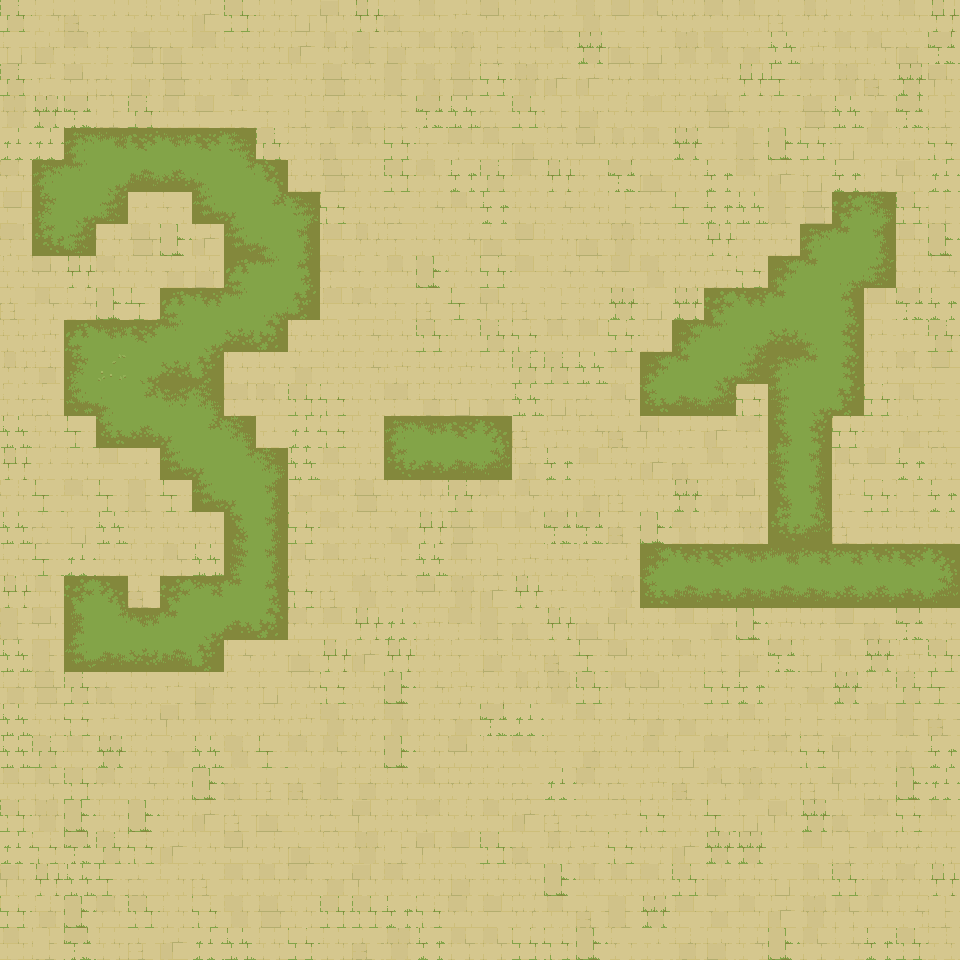

Tiled map render using the project's own tile images. Description and the map definition, with tile-layer contents summarised, below:
An orthogonal 30x30 tile map with 32x32 px tiles, 4 tile layers (ground, water, walls-1-2-3-4, walls-5-6-7-8), 18 tilesets and 810 objects (810x water).

<map version="1.10" tiledversion="1.10.1" orientation="orthogonal" renderorder="right-down" width="30" height="30" tilewidth="32" tileheight="32" infinite="0" nextlayerid="17" nextobjectid="862">
 <properties>
  <property name="AutomappingRadius" type="int" value="4" />
 </properties>
 <tileset firstgid="1" source="Terrain - Ancient Ruins.tsx" />
 <tileset firstgid="2210" source="Ancient Ruins-Tileset - wall 1.tsx" />
 <tileset firstgid="2450" source="Ancient Ruins-Tileset - wall 3.tsx" />
 <tileset firstgid="2690" source="Ancient Ruins-Tileset - wall 4.tsx" />
 <tileset firstgid="2930" source="Ancient Ruins-Tileset - wall 5.tsx" />
 <tileset firstgid="3170" source="Ancient Ruins-Tileset - wall 6.tsx" />
 <tileset firstgid="3410" source="Ancient Ruins-Tileset - wall 7.tsx" />
 <tileset firstgid="3650" source="Ancient Ruins-Tileset - wall 8.tsx" />
 <tileset firstgid="3890" source="Ancient Ruins-Animated Terrains-16 frames.tsx" />
 <tileset firstgid="6230" source="Ancient Ruins-Animated Terrains-16 frames-with transparency.tsx" />
 <tileset firstgid="8570" source="Ancient Ruins-Animated Terrains-8 frames.tsx" />
 <tileset firstgid="9527" source="Ancient Ruins-Animated Terrains-8 frames-with transparency.tsx" />
 <tileset firstgid="10484" source="Ancient Ruins-Animated Terrains2-16 frames.tsx" />
 <tileset firstgid="12824" source="Ancient Ruins-Animated Terrains2-8 frames.tsx" />
 <tileset firstgid="13781" source="Ancient Ruins-Animated Terrains2-8 frames-with transparency.tsx" />
 <tileset firstgid="14738" source="Ancient Ruins-Animated Terrains2-16 frames-with transparency.tsx" />
 <tileset firstgid="17078" source="Ancient Ruins-Tileset-Terrain2.tsx" />
 <tileset firstgid="21108" source="Ancient Ruins-Tileset - wall 2.tsx" />
 <layer id="13" name="ground" width="30" height="30">
  <data>[900 cells, 900 non-empty, 98 distinct tile ids]</data>
 </layer>
 <layer id="15" name="water" width="30" height="30">
  <data>[900 cells, 0 non-empty, 0 distinct tile ids]</data>
 </layer>
 <layer id="1" name="walls-1-2-3-4" width="30" height="30">
  <data>[900 cells, 0 non-empty, 0 distinct tile ids]</data>
 </layer>
 <layer id="6" name="walls-5-6-7-8" width="30" height="30">
  <data>[900 cells, 0 non-empty, 0 distinct tile ids]</data>
 </layer>
 <objectgroup id="16" name="objects">
  <object id="52" name="water" x="0" y="0" width="32" height="32" />
  <object id="53" name="water" x="32" y="0" width="32" height="32" />
  <object id="54" name="water" x="0" y="32" width="32" height="32" />
  <object id="55" name="water" x="32" y="32" width="32" height="32" />
  <object id="56" name="water" x="64" y="0" width="32" height="32" />
  <object id="57" name="water" x="64" y="32" width="32" height="32" />
  <object id="58" name="water" x="0" y="64" width="32" height="32" />
  <object id="59" name="water" x="32" y="64" width="32" height="32" />
  <object id="60" name="water" x="64" y="64" width="32" height="32" />
  <object id="61" name="water" x="96" y="0" width="32" height="32" />
  <object id="62" name="water" x="96" y="32" width="32" height="32" />
  <object id="63" name="water" x="96" y="64" width="32" height="32" />
  <object id="64" name="water" x="128" y="0" width="32" height="32" />
  <object id="65" name="water" x="128" y="32" width="32" height="32" />
  <object id="66" name="water" x="128" y="64" width="32" height="32" />
  <object id="67" name="water" x="160" y="0" width="32" height="32" />
  <object id="68" name="water" x="192" y="0" width="32" height="32" />
  <object id="69" name="water" x="160" y="32" width="32" height="32" />
  <object id="70" name="water" x="192" y="32" width="32" height="32" />
  <object id="71" name="water" x="224" y="0" width="32" height="32" />
  <object id="72" name="water" x="224" y="32" width="32" height="32" />
  <object id="73" name="water" x="160" y="64" width="32" height="32" />
  <object id="74" name="water" x="192" y="64" width="32" height="32" />
  <object id="75" name="water" x="224" y="64" width="32" height="32" />
  <object id="76" name="water" x="256" y="0" width="32" height="32" />
  <object id="77" name="water" x="256" y="32" width="32" height="32" />
  <object id="78" name="water" x="256" y="64" width="32" height="32" />
  <object id="79" name="water" x="288" y="0" width="32" height="32" />
  <object id="80" name="water" x="288" y="32" width="32" height="32" />
  <object id="81" name="water" x="288" y="64" width="32" height="32" />
  <object id="82" name="water" x="0" y="96" width="32" height="32" />
  <object id="83" name="water" x="32" y="96" width="32" height="32" />
  <object id="84" name="water" x="0" y="128" width="32" height="32" />
  <object id="85" name="water" x="32" y="128" width="32" height="32" />
  <object id="86" name="water" x="64" y="96" width="32" height="32" />
  <object id="87" name="water" x="64" y="128" width="32" height="32" />
  <object id="88" name="water" x="0" y="160" width="32" height="32" />
  <object id="89" name="water" x="32" y="160" width="32" height="32" />
  <object id="90" name="water" x="64" y="160" width="32" height="32" />
  <object id="91" name="water" x="96" y="96" width="32" height="32" />
  <object id="92" name="water" x="96" y="128" width="32" height="32" />
  <object id="93" name="water" x="96" y="160" width="32" height="32" />
  <object id="94" name="water" x="128" y="96" width="32" height="32" />
  <object id="95" name="water" x="128" y="128" width="32" height="32" />
  <object id="96" name="water" x="128" y="160" width="32" height="32" />
  <object id="97" name="water" x="160" y="96" width="32" height="32" />
  <object id="98" name="water" x="192" y="96" width="32" height="32" />
  <object id="99" name="water" x="160" y="128" width="32" height="32" />
  <object id="100" name="water" x="192" y="128" width="32" height="32" />
  <object id="101" name="water" x="224" y="96" width="32" height="32" />
  <object id="102" name="water" x="224" y="128" width="32" height="32" />
  <object id="103" name="water" x="160" y="160" width="32" height="32" />
  <object id="104" name="water" x="192" y="160" width="32" height="32" />
  <object id="105" name="water" x="224" y="160" width="32" height="32" />
  <object id="106" name="water" x="256" y="96" width="32" height="32" />
  <object id="107" name="water" x="256" y="128" width="32" height="32" />
  <object id="108" name="water" x="256" y="160" width="32" height="32" />
  <object id="109" name="water" x="288" y="96" width="32" height="32" />
  <object id="110" name="water" x="288" y="128" width="32" height="32" />
  <object id="111" name="water" x="288" y="160" width="32" height="32" />
  <object id="112" name="water" x="0" y="192" width="32" height="32" />
  <object id="113" name="water" x="32" y="192" width="32" height="32" />
  <object id="114" name="water" x="0" y="224" width="32" height="32" />
  <object id="115" name="water" x="32" y="224" width="32" height="32" />
  <object id="116" name="water" x="64" y="192" width="32" height="32" />
  <object id="117" name="water" x="64" y="224" width="32" height="32" />
  <object id="118" name="water" x="0" y="256" width="32" height="32" />
  <object id="119" name="water" x="32" y="256" width="32" height="32" />
  <object id="120" name="water" x="64" y="256" width="32" height="32" />
  <object id="121" name="water" x="96" y="192" width="32" height="32" />
  </objectgroup>
</map>
<!-- 740 of 810 objects omitted -->
